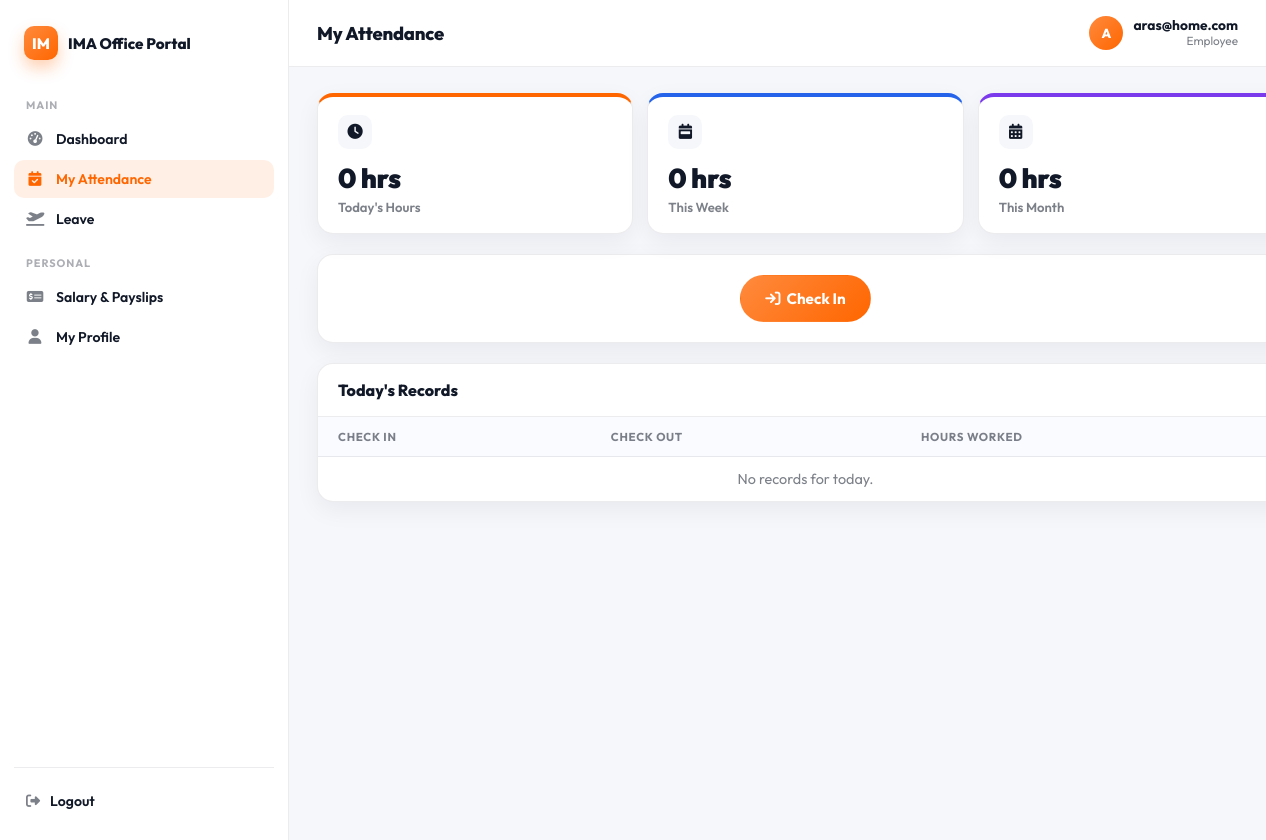
The page /attendance/dashboard/ (signed in) on the database its author committed.
### accounts/models.py (models this page shows, shortened)
class Employee(AbstractBaseUser, PermissionsMixin):
    cnic = models.CharField(max_length=13, unique=True, validators=[cnic_validator])
    email = models.EmailField(unique=True, validators=[email_validator])
    full_name = models.CharField(max_length=120, blank=True, null=True, validators=[alpha_spaces])
    fathers_name = models.CharField(max_length=120, blank=True, null=True, validators=[alpha_spaces])
    date_of_birth = models.DateField(blank=True, null=True)
    gender = models.CharField(max_length=10, choices=[('male','Male'),('female','Female'),('other','Other'),('na','Prefer not to say')], blank=True, null=True)
    marital_status = models.CharField(max_length=10, choices=[('single','Single'),('married','Married'),('divorced','Divorced'),('widowed','Widowed')], blank=True, null=True)
    contact_number = models.CharField(max_length=14, blank=True, null=True)
    residential_address = models.TextField(max_length=250, blank=True, null=True)
    date_of_joining = models.DateField(blank=True, null=True)
    reporting_manager_name = models.CharField(max_length=120, blank=True, null=True, validators=[alpha_spaces])
    department = models.CharField(max_length=10, choices=[('HR','HR'),('IT','IT'),('FIN','Finance'),('OPS','Operations'),('SALES','Sales'),('OTHER','Other')], blank=True, null=True)
    designation = models.CharField(max_length=120, blank=True, null=True)
    employment_type = models.CharField(max_length=2, choices=[('FT','Full-time'),('PT','Part-time'),('CT','Contract'),('IN','Internship')], blank=True, null=True)
    employee_code = models.CharField(max_length=20, unique=True, blank=True, null=True)
    profile_picture = models.ImageField(upload_to=profile_picture_path, validators=[], blank=True, null=True)
    cnic_front = models.ImageField(upload_to=cnic_front_path, validators=[], blank=True, null=True)
    cnic_back = models.ImageField(upload_to=cnic_back_path, validators=[], blank=True, null=True)
    degree_certificate = models.FileField(upload_to=degree_path, validators=[], blank=True, null=True)
    father_cnic = models.ImageField(upload_to=father_cnic_path, validators=[], blank=True, null=True)
    emergency_contact_name = models.CharField(max_length=120, blank=True, null=True)
    emergency_relationship = models.CharField(max_length=10, choices=[('father','Father'),('mother','Mother'),('spouse','Spouse'),('sibling','Sibling'),('friend','Friend'),('other','Other')], blank=True, null=True)
    emergency_contact_number = models.CharField(max_length=14, blank=True, null=True)
    emergency_contact_address = models.TextField(blank=True, null=True)
    blood_group = models.CharField(max_length=3, choices=[('A+','A+'),('A-','A-'),('B+','B+'),('B-','B-'),('O+','O+'),('O-','O-'),('AB+','AB+'),('AB-','AB-')], blank=True, null=True)
    previous_employer = models.TextField(blank=True, null=True)
    special_skills = models.TextField(blank=True, null=True)
    ROLE_CHOICES = [
        ('employee', 'Employee'),
        ('pm', 'Project Manager'),
        ('admin', 'Admin (CEO)'),   # 🔹 added Admin role
    ]
    role = models.CharField(
        max_length=20,
        choices=ROLE_CHOICES,
        default='employee',
        help_text="Role of the employee. Default is 'Employee'."
    )
    is_staff = models.BooleanField(default=False)
    is_active = models.BooleanField(default=False)
    date_joined = models.DateTimeField(auto_now_add=True)
    objects = EmployeeManager()
    USERNAME_FIELD = 'cnic'
    REQUIRED_FIELDS = ['email']
    class Media:
        css = {"all": ("css/admin/accounts.css",)}

### attendance/views.py (the view)
# urls.py: path('dashboard/', dashboard, name='dashboard'),
@login_required
def dashboard(request):
    today = localtime(now()).date()
    today_records = Attendance.objects.filter(employee=request.user, check_in__date=today)
    today_hours = round(sum([a.hours_worked for a in today_records]), 2)
    start_week = today - timedelta(days=today.weekday())
    end_week = start_week + timedelta(days=6)
    week_records = Attendance.objects.filter(employee=request.user, check_in__date__range=[start_week, end_week])
    week_hours = round(sum([a.hours_worked for a in week_records]), 2)
    start_month = today.replace(day=1)
    month_records = Attendance.objects.filter(employee=request.user, check_in__date__gte=start_month)
    month_hours = round(sum([a.hours_worked for a in month_records]), 2)
    current_attendance = Attendance.objects.filter(employee=request.user, check_in__date=today, check_out__isnull=True).first()
    is_checked_in = bool(current_attendance)
    return render(request, "attendance/dashboard.html", {
        "today_hours": today_hours,
        "week_hours": week_hours,
        "month_hours": month_hours,
        "records": today_records,
        "is_checked_in": is_checked_in
    })

### attendance/templates/attendance/dashboard.html
{% extends "base.html" %}
{% block page_title %}My Attendance{% endblock %}
{% block content %}
<div class="pf-kpi-grid">
  <div class="pf-kpi-card">
    <div class="icon"><i class="fa-solid fa-clock"></i></div>
    <div class="value">{{ today_hours }} hrs</div>
    <div class="label">Today's Hours</div>
  </div>
  <div class="pf-kpi-card blue">
    <div class="icon"><i class="fa-solid fa-calendar-week"></i></div>
    <div class="value">{{ week_hours }} hrs</div>
    <div class="label">This Week</div>
  </div>
  <div class="pf-kpi-card purple">
    <div class="icon"><i class="fa-solid fa-calendar-days"></i></div>
    <div class="value">{{ month_hours }} hrs</div>
    <div class="label">This Month</div>
  </div>
</div>
<div class="pf-card" style="margin-bottom:20px;">
  <div class="pf-card-pad" style="text-align:center;">
    {% if is_checked_in %}
      <a class="pf-btn-outline" href="{% url 'attendance:check_out' %}" style="padding:13px 24px;font-size:.95rem;"><i class="fa-solid fa-arrow-right-from-bracket"></i> Check Out</a>
    {% else %}
      <a class="pf-btn-outline primary" href="{% url 'attendance:check_in' %}" style="padding:13px 24px;font-size:.95rem;"><i class="fa-solid fa-arrow-right-to-bracket"></i> Check In</a>
    {% endif %}
  </div>
</div>
<div class="pf-card">
  <div class="pf-card-header"><h3>Today's Records</h3></div>
  <div class="pf-table-wrap">
    <table class="pf-table">
      <thead><tr><th>Check In</th><th>Check Out</th><th>Hours Worked</th></tr></thead>
      <tbody>
        {% for record in records %}
          <tr>
            <td>{{ record.check_in|date:"h:i A" }}</td>
            <td>{% if record.check_out %}{{ record.check_out|date:"h:i A" }}{% else %}-{% endif %}</td>
            <td><span class="pf-badge neutral">{{ record.hours_worked }} hrs</span></td>
          </tr>
        {% empty %}
          <tr><td colspan="3" class="pf-empty">No records for today.</td></tr>
        {% endfor %}
      </tbody>
    </table>
  </div>
</div>
{% endblock %}

### accounts/templates/base.html (shortened to what this page needs)
<!DOCTYPE html>
<html lang="en">
  <head>
    {% load static %}
    <link rel="stylesheet" href="https://cdnjs.cloudflare.com/ajax/libs/font-awesome/6.4.0/css/all.min.css">
    <link rel="stylesheet" href="{% static 'css/portal.css' %}" />
  </head>
  <body class="portal-body">
    <div class="portal-shell">
      <aside class="portal-sidebar" id="portal-sidebar">
        <div class="portal-brand">
          <div class="mark">IM</div>
          <div class="title">IMA Office Portal</div>
        </div>
        <nav class="portal-nav">
          <div class="portal-nav-label">Main</div>
          <a href="{% url 'dashboard' %}" class="{% if request.path == '/dashboard/' %}active{% endif %}">
            <i class="fa-solid fa-gauge-high"></i> Dashboard
          </a>
          <a href="{% url 'attendance:dashboard' %}" class="{% if request.path == '/attendance/dashboard/' %}active{% endif %}">
            <i class="fa-solid fa-calendar-check"></i> My Attendance
          </a>
          <a href="{% url 'my_leave_requests' %}" class="{% if request.path == '/leaves/my-leaves/' %}active{% endif %}">
            <i class="fa-solid fa-plane-departure"></i> Leave
          </a>
          <div class="portal-nav-label">Personal</div>
          {% if request.user.is_authenticated and request.user.role == 'employee' %}
          <a href="{% url 'payroll:employee_salary_summary' %}" class="{% if request.path == '/payroll/salary-summary/' %}active{% endif %}">
            <i class="fa-solid fa-money-check-dollar"></i> Salary &amp; Payslips
          </a>
          {% endif %}
          <a href="{% url 'profile' %}" class="{% if request.path == '/profile/' %}active{% endif %}">
            <i class="fa-solid fa-user"></i> My Profile
          </a>
        </nav>
        <div class="portal-sidebar-footer">
          <a href="{% url 'logout' %}"><i class="fa-solid fa-right-from-bracket" style="color:var(--pf-muted);"></i> Logout</a>
        </div>
      </aside>
      <div class="portal-main">
        <header class="portal-topbar">
          <div style="display:flex;align-items:center;gap:12px;">
            <h1>{% block page_title %}Dashboard{% endblock %}</h1>
          </div>
          <div class="portal-user">
            <div class="avatar">
              {% if request.user.profile_picture %}
                <img src="{{ request.user.profile_picture.url }}" alt="">
              {% else %}
                {{ request.user.full_name|default:request.user.email|slice:":1"|upper }}
              {% endif %}
            </div>
            <div class="meta">
              <div class="name">{{ request.user.full_name|default:request.user.email }}</div>
              <div class="role">{{ request.user.get_role_display }}</div>
            </div>
          </div>
        </header>
        <div class="portal-content">
          {% block content %}{% endblock %}
        </div>
      </div>
    </div>
  </body>
</html>

### rows shown on the page
Employee: user.full_name "A", user.full_name "aras@home.com", user.role "Employee"

### other values the page prints
{{ today_hours }} "0"
{{ week_hours }} "0"
{{ month_hours }} "0"
